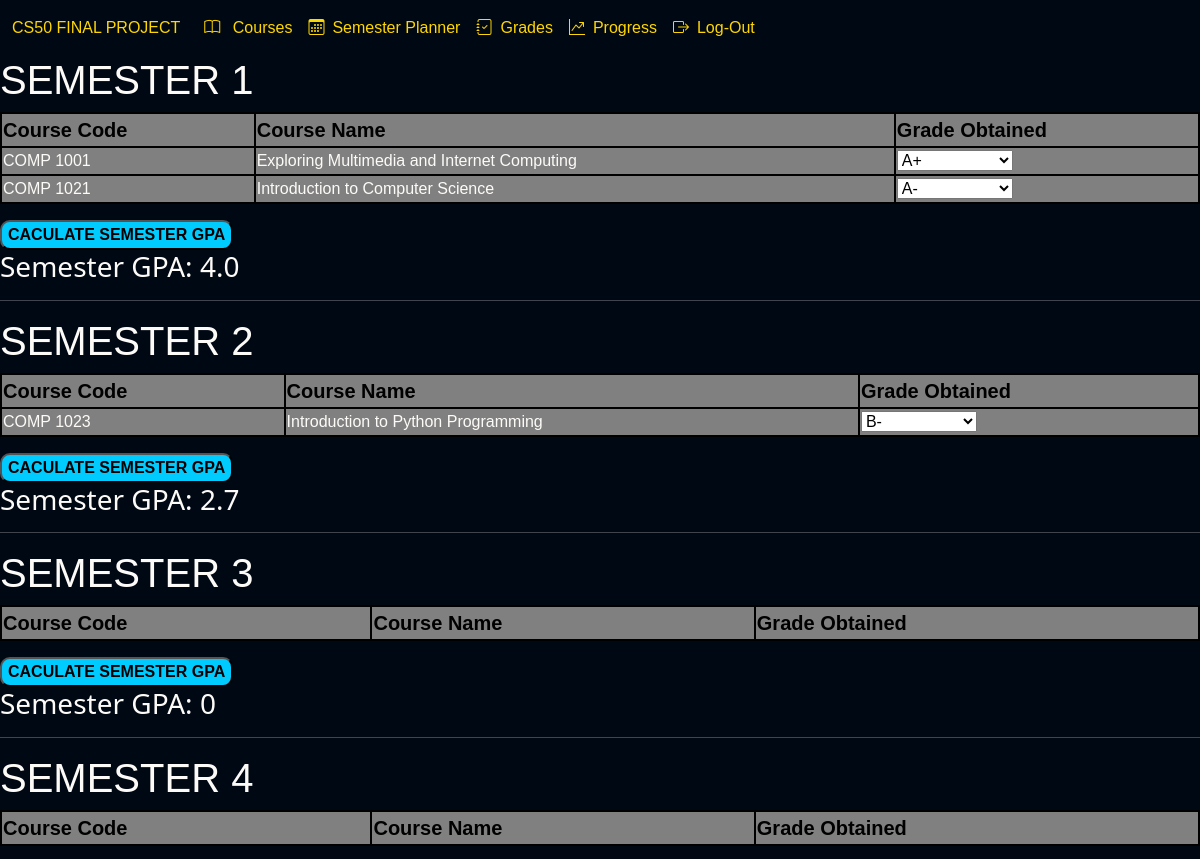
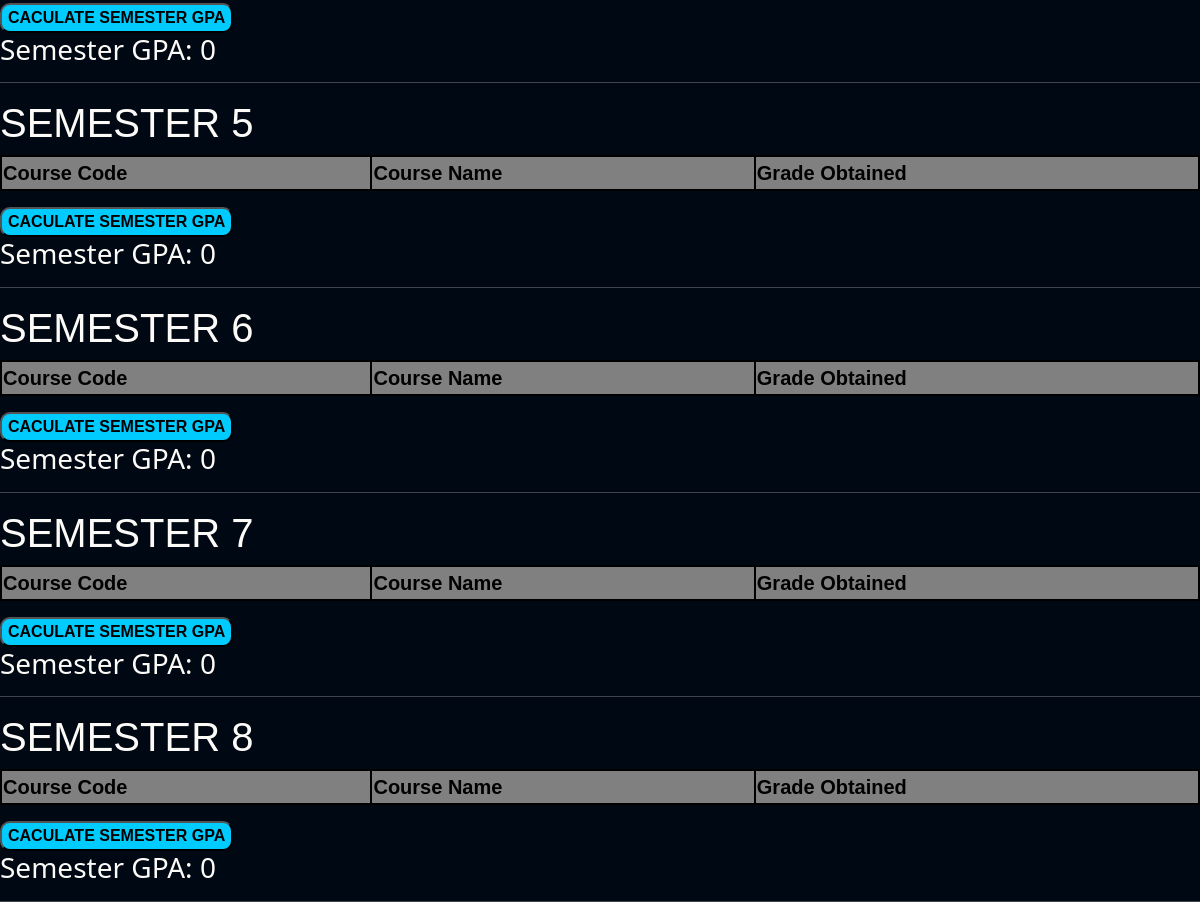
The app's page /grades (signed in) with its own data (2 pictures, top to bottom).
### tables this page shows
CREATE TABLE userinfo (id INTEGER PRIMARY KEY AUTOINCREMENT, user_id INTEGER NOT NULL, semester INTEGER NOT NULL, code TEXT NOT NULL, grade TEXT, FOREIGN kEY(user_id) REFERENCES people(id));

CREATE TABLE courses (id INTEGER PRIMARY KEY AUTOINCREMENT,code TEXT NOT NULL, name TEXT NOT NULL, credits INTEGER NOT NULL, description TEXT);

CREATE TABLE gpa (id INTEGER PRIMARY KEY AUTOINCREMENT, semester INTEGER NOT NULL, gpa REAL NOT NULL, user_id INTEGER NOT NULL, UNIQUE(user_id, semester));

### app.py (the view, shortened to what this page needs)
@app.route("/grades", methods=["GET", "POST"])
@login_required
def grades():
    user_id = session["user_id"]
    grade_points = {
        "A+": 4.3,
        "A": 4.0,
        "A-": 3.7,
        "B+": 3.3,
        "B": 3.0,
        "B-": 2.7,
        "C+": 2.3,
        "C": 2.0,
        "C-": 1.7,
        "D+": 1.3,
        "D": 1.0,
        "D-": 0.7,
        "F": 0.0
    }
    if request.method == "GET":
        gpas = db.execute("SELECT * FROM gpa WHERE user_id = ?", user_id)
        all_gpas = {semester: 0 for semester in range(1, 9)}
        for gpa in gpas:
            all_gpas[gpa["semester"]] = gpa["gpa"]
        completed_courses = db.execute(
            "SELECT userinfo.id, courses.code, name, semester, grade FROM courses JOIN userinfo ON courses.code = userinfo.code WHERE user_id = ?", user_id)
        return render_template("grades.html", completed=completed_courses, gpa=all_gpas)

### app.py (called while the page is built)
@app.after_request
def after_request(response):
    response.headers["Cache-Control"] = "no-cache, no-store, must-revalidate"
    response.headers["Expires"] = 0
    response.headers["Pragma"] = "no-cache"
    return response

### helpers.py (called while the page is built)
def login_required(f):
    @wraps(f)
    def decorated_function(*args, **kwargs):
        if session.get("user_id") is None:
            return redirect("/login")
        return f(*args, **kwargs)
    return decorated_function

### templates/grades.html (shortened to what this page needs)
{% extends "layout.html" %}
{% block body %}
    <div class="grades-body">
        {% for sem in range(1,9) %}
            <h1 class="semester">SEMESTER {{sem}}</h1>
            <form action="/grades" method="post">
                <table class="custom-table">
                    <tr>
                        <th>Course Code</th>
                        <th>Course Name</th>
                        <th>Grade Obtained</th>
                    </tr>
                    {% for complete in completed %}
                        {% if complete["semester"] == sem %}
                            <tr>
                                <td>{{complete["code"]}}</td>
                                <td>{{complete["name"]}}</td>
                                <td>
                                        <select name="grade_{{complete['id']}}" required>
                                            <option value="A+" {% if complete['grade'] == 'A+' %}selected{% endif %}>A+</option>
                                            <option value="A-" {% if complete['grade'] == 'A-' %}selected{% endif %}>A-</option>
                                            <option value="B-" {% if complete['grade'] == 'B-' %}selected{% endif %}>B-</option>
                                        </select>
                                </td>
                            </tr>
                        {% endif %}
                    {% endfor %}
                </table>
                <button type="submit" class="gpa-button">CACULATE SEMESTER GPA</button>
            </form>
            <h3>Semester GPA: {{gpa[sem]}}</h3>
            <hr>
        {% endfor %}
    </div>
{% endblock %}

### static/style.css (style rules this page uses)
.custom-table { width:100%; background-color: grey; }
.custom-table th { border: 2px solid black; color: black; font-size: 20px; }
.custom-table tr,td { border: 2px solid black; font-family:"Arial", sans-serif; }
.semester { font-family:"Arial", sans-serif; }
.grades-body { background-color: #000814; color: #FDFBF7 }
.gpa-button { border-radius: 10px; font-family: Arial, sans-serif; font-weight:bold; background-color: #00cbff; }

### records on screen
userinfo: code "COMP 1001", name "Exploring Multimedia and Internet Computing", grade+id "A+"
userinfo: code "COMP 1021", name "Introduction to Computer Science", grade+id "A-"
gpa: gpa "4.0"
userinfo: code "COMP 1023", name "Introduction to Python Programming", grade+id "B-"
gpa: gpa "2.7"

### other values on screen
{{ sem }} "1" "2" "3" "4" "5" "6" "7" "8"
{{ gpa[sem] }} "0" "0" "0" "0" "0" "0"
